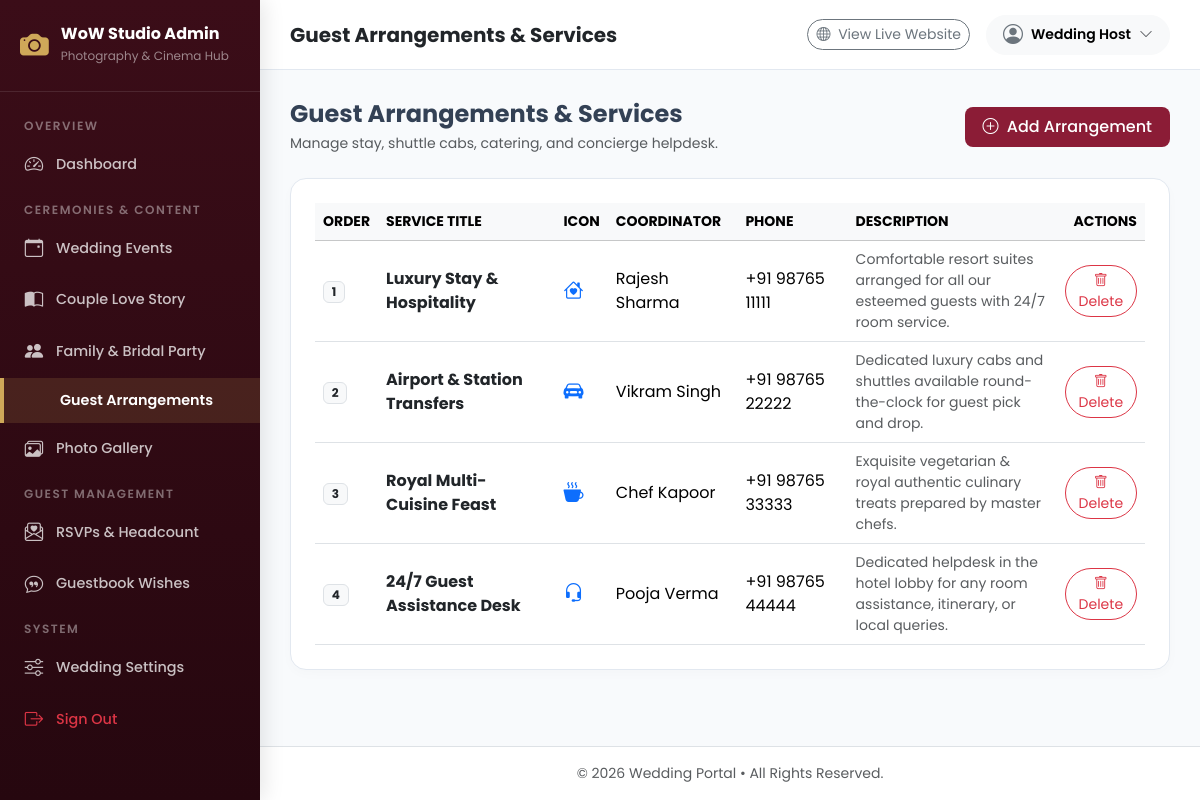
The page /admin/index.php?module=services (signed in) on the database its author committed.
### tables this page shows
CREATE TABLE IF NOT EXISTS `wedding_services` (
    `id` INT AUTO_INCREMENT PRIMARY KEY,
    `title` VARCHAR(200) NOT NULL,
    `description` TEXT NOT NULL,
    `icon` VARCHAR(100) NOT NULL DEFAULT 'bi-heart',
    `contact_person` VARCHAR(100) NULL,
    `contact_phone` VARCHAR(50) NULL,
    `order_num` INT DEFAULT 0,
    `created_at` TIMESTAMP DEFAULT CURRENT_TIMESTAMP
);

### admin/view/services/html/index.php (the view, shortened to what this page needs)
<?php
$db = \Config\Database::connect();
$services = $db->query("SELECT * FROM wedding_services ORDER BY order_num ASC, id ASC")->fetchAll();
?>
<div class="d-flex justify-content-between align-items-center mb-4">
    <div>
        <h4 class="fw-bold mb-1">Guest Arrangements &amp; Services</h4>
        <p class="text-muted small mb-0">Manage stay, shuttle cabs, catering, and concierge helpdesk.</p>
    </div>
    <button class="btn btn-brand" data-bs-toggle="modal" data-bs-target="#addServiceModal">
        <i class="bi bi-plus-circle me-1"></i> Add Arrangement
    </button>
</div>
<div class="table-card p-4">
    <div class="table-responsive">
        <table class="table table-hover align-middle mb-0">
            <thead class="table-light small text-uppercase text-muted">
                <tr>
                    <th>Order</th>
                    <th>Service Title</th>
                    <th>Icon</th>
                    <th>Coordinator</th>
                    <th>Phone</th>
                    <th>Description</th>
                    <th class="text-end">Actions</th>
                </tr>
            </thead>
            <tbody>
                <?php if (empty($services)): ?>
                    <tr><td colspan="7" class="text-center py-4 text-muted">No services added yet.</td></tr>
                <?php else: ?>
                    <?php foreach ($services as $s): ?>
                        <tr>
                            <td><span class="badge bg-light text-dark border"><?= (int)$s['order_num'] ?></span></td>
                            <td class="fw-bold text-dark"><?= htmlspecialchars($s['title']) ?></td>
                            <td><i class="bi <?= htmlspecialchars($s['icon']) ?> fs-5 text-primary"></i></td>
                            <td><?= htmlspecialchars($s['contact_person'] ?: '-') ?></td>
                            <td><?= htmlspecialchars($s['contact_phone'] ?: '-') ?></td>
                            <td class="small text-muted" style="max-width: 300px;"><?= htmlspecialchars($s['description']) ?></td>
                            <td class="text-end">
                                <a href="index.php?module=services&delete_id=<?= $s['id'] ?>" class="btn btn-outline-danger btn-sm rounded-pill" onclick="return confirm('Delete this service?');">
                                    <i class="bi bi-trash"></i> Delete
                                </a>
                            </td>
                        </tr>
                    <?php endforeach; ?>
                <?php endif; ?>
            </tbody>
        </table>
    </div>
</div>

### admin/layout/header.php (style rules this page uses)
:root { --sidebar-width: 260px; --brand-dark: #3b0d18; --brand-accent: #8b1c36; --brand-gold: #cfa859; --bg-light: #f8fafc; }
body { font-family: 'Poppins', sans-serif; background-color: var(--bg-light); color: #334155; min-height: 100vh; }
.table-card { background: #ffffff; border-radius: 16px; border: 1px solid #e2e8f0; overflow: hidden; box-shadow: 0 4px 12px rgba(0, 0, 0, 0.02); }
.btn-brand { background: var(--brand-accent); color: #ffffff; border: none; padding: 8px 18px; border-radius: 8px; font-weight: 500; transition: all 0.2s; }

### rows shown on the page
wedding_services: order_num "1", title "Luxury Stay & Hospitality", contact_person "Rajesh Sharma", contact_phone "+91 98765 11111", description "Comfortable resort suites arranged for all our esteemed guests with 24/7 room service."
wedding_services: order_num "2", title "Airport & Station Transfers", contact_person "Vikram Singh", contact_phone "+91 98765 22222", description "Dedicated luxury cabs and shuttles available round-the-clock for guest pick and drop."
wedding_services: order_num "3", title "Royal Multi-Cuisine Feast", contact_person "Chef Kapoor", contact_phone "+91 98765 33333", description "Exquisite vegetarian & royal authentic culinary treats prepared by master chefs."
wedding_services: order_num "4", title "24/7 Guest Assistance Desk", contact_person "Pooja Verma", contact_phone "+91 98765 44444", description "Dedicated helpdesk in the hotel lobby for any room assistance, itinerary, or local queries."

### other values the page prints
$pageTitle "Guest Arrangements & Services"
$adminUser['name'] "Wedding Host"
